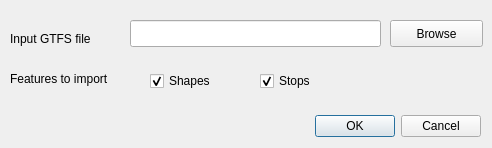
<?xml version="1.0" encoding="UTF-8"?>
<ui version="4.0">
 <class>GtfsImporter</class>
 <widget class="QDialog" name="GtfsImporter">
  <property name="geometry">
   <rect>
    <x>0</x>
    <y>0</y>
    <width>492</width>
    <height>148</height>
   </rect>
  </property>
  <property name="windowTitle">
   <string>Import GTFS data</string>
  </property>
  <widget class="QDialogButtonBox" name="buttonBox">
   <property name="geometry">
    <rect>
     <x>140</x>
     <y>110</y>
     <width>341</width>
     <height>32</height>
    </rect>
   </property>
   <property name="orientation">
    <enum>Qt::Horizontal</enum>
   </property>
   <property name="standardButtons">
    <set>QDialogButtonBox::Cancel|QDialogButtonBox::Ok</set>
   </property>
  </widget>
  <widget class="QLabel" name="gtfsLabel">
   <property name="geometry">
    <rect>
     <x>10</x>
     <y>30</y>
     <width>111</width>
     <height>17</height>
    </rect>
   </property>
   <property name="text">
    <string>Input GTFS file</string>
   </property>
  </widget>
  <widget class="QLineEdit" name="gtfsFile">
   <property name="geometry">
    <rect>
     <x>130</x>
     <y>20</y>
     <width>251</width>
     <height>27</height>
    </rect>
   </property>
  </widget>
  <widget class="QPushButton" name="browseGtfs">
   <property name="geometry">
    <rect>
     <x>390</x>
     <y>20</y>
     <width>93</width>
     <height>27</height>
    </rect>
   </property>
   <property name="text">
    <string>Browse</string>
   </property>
  </widget>
  <widget class="QLabel" name="label">
   <property name="geometry">
    <rect>
     <x>10</x>
     <y>70</y>
     <width>131</width>
     <height>17</height>
    </rect>
   </property>
   <property name="text">
    <string>Features to import</string>
   </property>
  </widget>
  <widget class="QCheckBox" name="checkBox">
   <property name="geometry">
    <rect>
     <x>150</x>
     <y>70</y>
     <width>96</width>
     <height>22</height>
    </rect>
   </property>
   <property name="text">
    <string>Shapes</string>
   </property>
   <property name="checked">
    <bool>true</bool>
   </property>
  </widget>
  <widget class="QCheckBox" name="checkBox_2">
   <property name="geometry">
    <rect>
     <x>260</x>
     <y>70</y>
     <width>96</width>
     <height>22</height>
    </rect>
   </property>
   <property name="text">
    <string>Stops</string>
   </property>
   <property name="checked">
    <bool>true</bool>
   </property>
  </widget>
 </widget>
 <resources/>
 <connections>
  <connection>
   <sender>buttonBox</sender>
   <signal>accepted()</signal>
   <receiver>GtfsImporter</receiver>
   <slot>accept()</slot>
   <hints>
    <hint type="sourcelabel">
     <x>248</x>
     <y>254</y>
    </hint>
    <hint type="destinationlabel">
     <x>157</x>
     <y>274</y>
    </hint>
   </hints>
  </connection>
  <connection>
   <sender>buttonBox</sender>
   <signal>rejected()</signal>
   <receiver>GtfsImporter</receiver>
   <slot>reject()</slot>
   <hints>
    <hint type="sourcelabel">
     <x>316</x>
     <y>260</y>
    </hint>
    <hint type="destinationlabel">
     <x>286</x>
     <y>274</y>
    </hint>
   </hints>
  </connection>
 </connections>
</ui>
